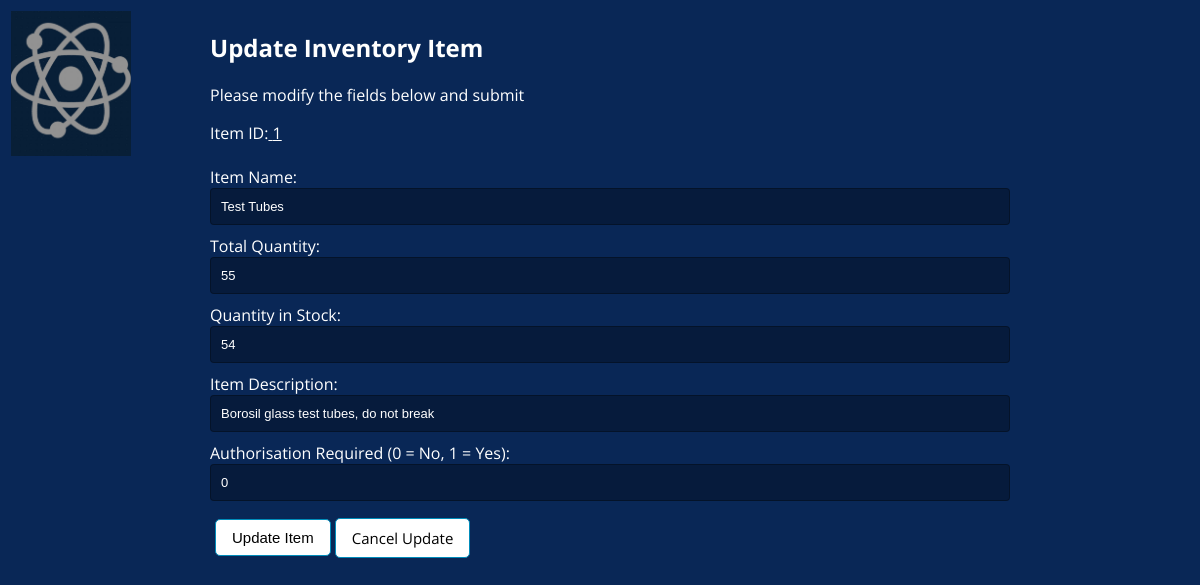
Page /teacher_inventory_update.php?id=1 (signed in) on the committed database.
### tables this page shows
CREATE TABLE `inventory` (
  `item_id` int(10) NOT NULL,
  `item_name` text NOT NULL,
  `item_qty` int(11) NOT NULL,
  `item_instock` int(11) NOT NULL,
  `item_desc` text NOT NULL,
  `item_auth` int(11) NOT NULL
);

### teacher_inventory_update.php (the view, shortened to what this page needs)
<!DOCTYPE html>
<html lang="en">
<head>
    <link rel="stylesheet" type="text/css" href="css/style.css" />
</head>
<body>
<?php
$item_id = $_GET['id'];
require_once "connection.php";
$sql = "SELECT * FROM inventory where item_id = '" . $item_id . "'";
if($result = mysqli_query($link, $sql)){
	if(mysqli_num_rows($result) > 0){
		$row = mysqli_fetch_array($result);
	}
	else{
		echo '<div"><em>No records were found.</em></div>';
        }
} else{
	echo "Oops! Something went wrong. Please try again later.";
}
?>
<table  style="width:90%">
	<tr>
		<td style="width:1%; vertical-align: top;>
			<a href="http://www.google.com"><img width="120" height="145" src="images/school-logo.png" /> </a>
		</td>
		<td style="left-align">
			<div class="wrapper">
                    		<h2>Update Inventory Item</h2>
                    		<p>Please modify the fields below and submit</p>
				<form action="<?php echo htmlspecialchars(basename($_SERVER['REQUEST_URI'])); ?>" method="post">
				<label>Item ID:<u> <?php echo $row['item_id']; ?> </u></label>
 				<BR><BR>
				<label>Item Name:</label><?php echo "<input type='text' name=item_name value='".$row['item_name']."' required>"; ?>
		     	    	<BR>
				<label>Total Quantity:</label><?php echo "<input type='number' name=item_qty value='".$row['item_qty']."' required min = '1'>"; ?>
				<BR>
				<label>Quantity in Stock:</label><?php echo "<input type='number' name=item_instock value='".$row['item_instock']."' required min = '0' >"; ?>
				<BR>
				<label>Item Description:</label><?php echo "<input type='text' name=item_desc value='".$row['item_desc']."' required>"; ?>
				<BR>
				<label>Authorisation Required (0 = No, 1 = Yes):</label><?php echo "<input type='number' name=item_auth value='".$row['item_auth']."' required min = '0' max = '1'>"; ?>
				<BR>
				<table>
					<tr>
						<td>
             						<input type="submit" class="btn btn1" value="Update Item">
						</td>
						<td>
              						<a href="teacher_inventory_display.php" class="btn btn1">Cancel Update</a>
						</td>
					</tr>
				</table>
                    		</form>
	    		</div>
		</td>
	</tr>
</table>
</body>
</html>

### css/style.css (style rules this page uses)
.btn { background-color: #008CBA; border: none; color: white; padding: 16px 32px; text-align: center; text-decoration: none; display: inline-block; font-size: 16px; margin: 4px 2px; transition-duration: 0.4s; cursor: pointer; }
.btn1 { background-color: white; color: black; border: 1px solid #008CBA; width: 100%; display:block; padding: 9px 14px; font-size: 15px; border-radius: 5px; }
* { box-sizing:border-box; }
html { width: 100%; height:100%; }
body { width: 100%; height:100%; font-family: 'Open Sans', sans-serif; background: #092756; }
input { width: 100%; margin-bottom: 10px; background: rgba(0,0,0,0.3); outline: none; padding: 10px; font-size: 13px; color: #fff; border: 1px solid rgba(0,0,0,0.3); border-radius: 4px; }
.wrapper { width: 800px; margin: 0 auto; color: #fff; }
a { color: white; }

### rows in the picture
inventory: item_id "1", item_name "Test Tubes", item_qty "55", item_instock "54", item_desc "Borosil glass test tubes, do not break", item_auth "0"
